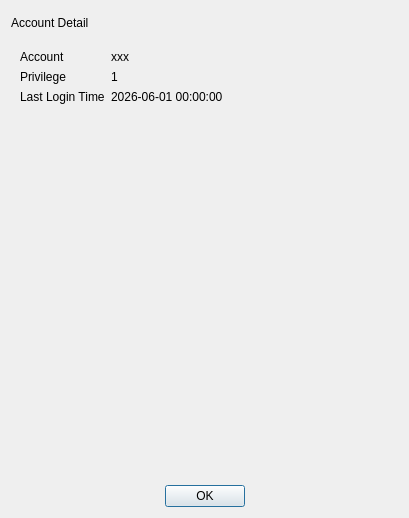
<?xml version="1.0" encoding="UTF-8"?>
<ui version="4.0">
 <class>AccountDialog</class>
 <widget class="QDialog" name="AccountDialog">
  <property name="geometry">
   <rect>
    <x>0</x>
    <y>0</y>
    <width>409</width>
    <height>518</height>
   </rect>
  </property>
  <property name="minimumSize">
   <size>
    <width>200</width>
    <height>250</height>
   </size>
  </property>
  <property name="windowTitle">
   <string>New Session</string>
  </property>
  <layout class="QVBoxLayout" name="verticalLayout">
   <item>
    <widget class="QLabel" name="lblDialogTitle">
     <property name="minimumSize">
      <size>
       <width>0</width>
       <height>24</height>
      </size>
     </property>
     <property name="maximumSize">
      <size>
       <width>16777215</width>
       <height>24</height>
      </size>
     </property>
     <property name="text">
      <string>Account Detail</string>
     </property>
    </widget>
   </item>
   <item>
    <widget class="QWidget" name="wgtDetail" native="true">
     <layout class="QFormLayout" name="formLayout">
      <item row="0" column="0">
       <widget class="QLabel" name="lblAccountTitle">
        <property name="font">
         <font>
          <italic>false</italic>
          <bold>false</bold>
         </font>
        </property>
        <property name="text">
         <string>Account</string>
        </property>
       </widget>
      </item>
      <item row="0" column="1">
       <widget class="QLabel" name="lblAccount">
        <property name="font">
         <font>
          <italic>false</italic>
          <bold>false</bold>
         </font>
        </property>
        <property name="text">
         <string>xxx</string>
        </property>
       </widget>
      </item>
      <item row="1" column="0">
       <widget class="QLabel" name="lblPrivilegeTitle">
        <property name="font">
         <font>
          <italic>false</italic>
          <bold>false</bold>
         </font>
        </property>
        <property name="text">
         <string>Privilege</string>
        </property>
       </widget>
      </item>
      <item row="1" column="1">
       <widget class="QLabel" name="lblPrivilege">
        <property name="font">
         <font>
          <italic>false</italic>
          <bold>false</bold>
         </font>
        </property>
        <property name="text">
         <string>1</string>
        </property>
       </widget>
      </item>
      <item row="2" column="0">
       <widget class="QLabel" name="lblLastLoginTimeTitle">
        <property name="font">
         <font>
          <italic>false</italic>
          <bold>false</bold>
         </font>
        </property>
        <property name="text">
         <string>Last Login Time</string>
        </property>
       </widget>
      </item>
      <item row="2" column="1">
       <widget class="QLabel" name="lblLastLoginTime">
        <property name="font">
         <font>
          <italic>false</italic>
          <bold>false</bold>
         </font>
        </property>
        <property name="text">
         <string>2026-06-01 00:00:00</string>
        </property>
       </widget>
      </item>
     </layout>
    </widget>
   </item>
   <item>
    <widget class="QDialogButtonBox" name="btnBoxConfirm">
     <property name="locale">
      <locale language="English" country="UnitedStates"/>
     </property>
     <property name="orientation">
      <enum>Qt::Orientation::Horizontal</enum>
     </property>
     <property name="standardButtons">
      <set>QDialogButtonBox::StandardButton::Ok</set>
     </property>
     <property name="centerButtons">
      <bool>true</bool>
     </property>
    </widget>
   </item>
  </layout>
 </widget>
 <resources/>
 <connections>
  <connection>
   <sender>btnBoxConfirm</sender>
   <signal>accepted()</signal>
   <receiver>AccountDialog</receiver>
   <slot>accept()</slot>
   <hints>
    <hint type="sourcelabel">
     <x>248</x>
     <y>254</y>
    </hint>
    <hint type="destinationlabel">
     <x>157</x>
     <y>274</y>
    </hint>
   </hints>
  </connection>
  <connection>
   <sender>btnBoxConfirm</sender>
   <signal>rejected()</signal>
   <receiver>AccountDialog</receiver>
   <slot>reject()</slot>
   <hints>
    <hint type="sourcelabel">
     <x>316</x>
     <y>260</y>
    </hint>
    <hint type="destinationlabel">
     <x>286</x>
     <y>274</y>
    </hint>
   </hints>
  </connection>
 </connections>
</ui>
